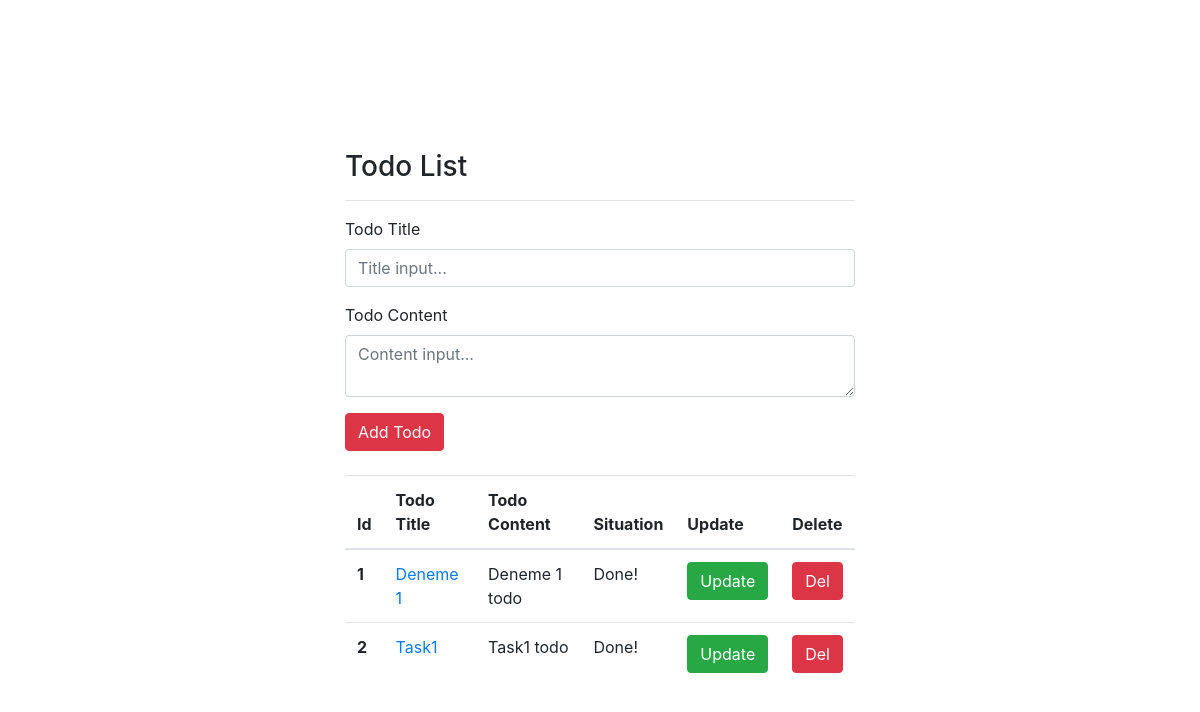
Before: / with the older database file.
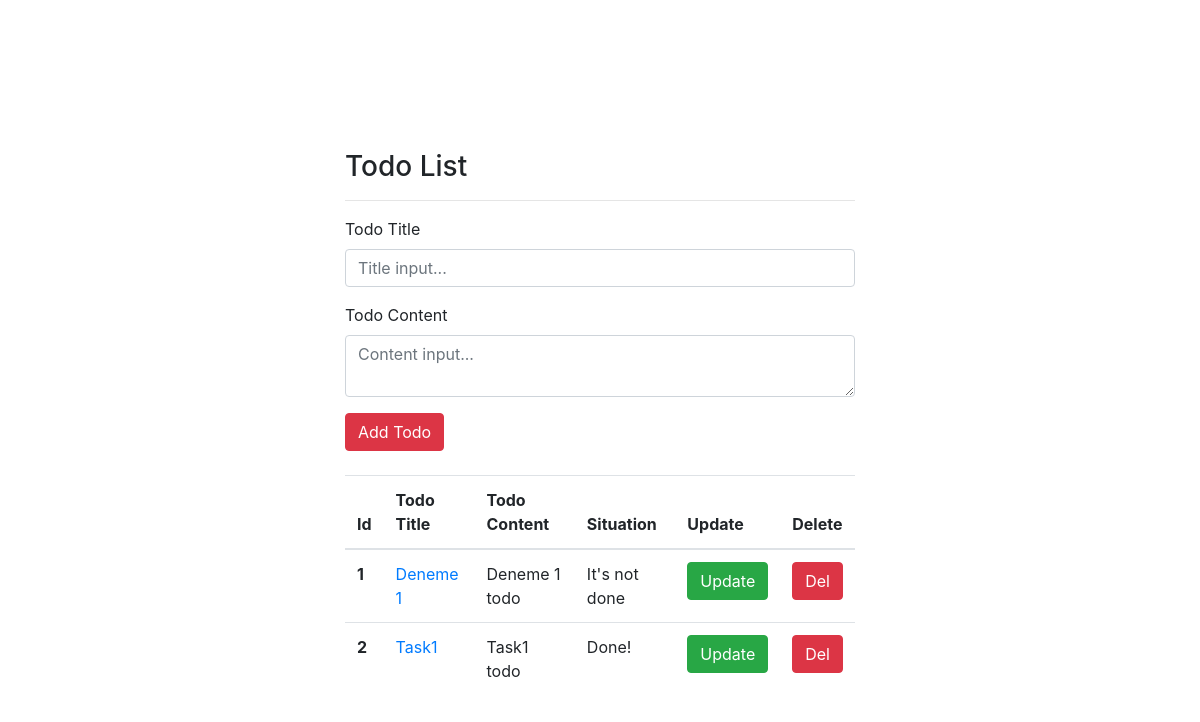
After: the same page with the newer database file.
### todo.py (models this page shows)
class Todo(db.Model):
    id = db.Column(db.Integer,primary_key=True)
    title = db.Column(db.String(80))
    content = db.Column(db.Text)
    complete = db.Column(db.Boolean)

### todo.py (the view)
@app.route('/')
def index():
    todos = Todo.query.all()
    return render_template("index.html",todos = todos)

### templates/index.html (shortened to what this page needs)
<!DOCTYPE html>
<html lang="en">
    <head>
        <link rel="stylesheet" href="https://cdn.jsdelivr.net/npm/bootstrap@4.0.0/dist/css/bootstrap.min.css">
    </head>
    <body>
        <div style ="margin-Top:150px; width: 45%;"class="container">
            <h3>Todo List</h3>
            <hr>
            <form action="/add" method="post">
                <div class="form-group">
                    <label for="formGroupExampleInput">Todo Title</label>
                    <input type="text" name="title" class="form-control" id="formGroupExampleInput" placeholder="Title input...">
                </div>
                <div class="form-group">
                    <label for="formGroupExampleInput2">Todo Content</label>
                    <textarea type="text" name="content" class="form-control" id="formGroupExampleInput2" placeholder="Content input..."></textarea>
                </div>
                <button type="sumbit" class="btn btn-danger">Add Todo</button>
            </form>
            <br>
                {% if  todos == [] %}
                    <div class='alert alert-warning' role="alert">There is no Todo!!</div>
                {% else %}
                <table class="table">
                <tbody>
                 <thead>
                     <tr>
                        <th scope="col">Id</th>
                        <th scope="col">Todo Title</th>
                        <th scope="col">Todo Content</th>
                        <th scope="col">Situation</th>
                        <th scope="col">Update</th>
                        <th scope="col">Delete</th>
                    </tr>
                </thead>
                {% for todo in todos %}
                    <tr>
                        <th scope="row">{{todo.id}}</th>
                        <td><a href="/detail/{{todo.id}}">{{todo.title}}</a></td>
                        <td>{{todo.content}}</td>
                        {% if todo.complete == False %}
                            <td>It's not done</td>
                        {% else %}
                            <td>Done!</td>
                        {% endif %}
                        <td><a href="/complete/{{todo.id}}"  class="btn btn-success">Update</a></td>
                        <td><a href="/delete/{{todo.id}}" class="btn btn-danger">Del</a></td>
                    </tr>
                {% endfor %}
                </tbody>
                </table>
                {% endif %}
        </div>
    </body>
</html>

Changed rows visible on the page:
changed Todo "Deneme 1": complete "Done!" → "It's not done"
